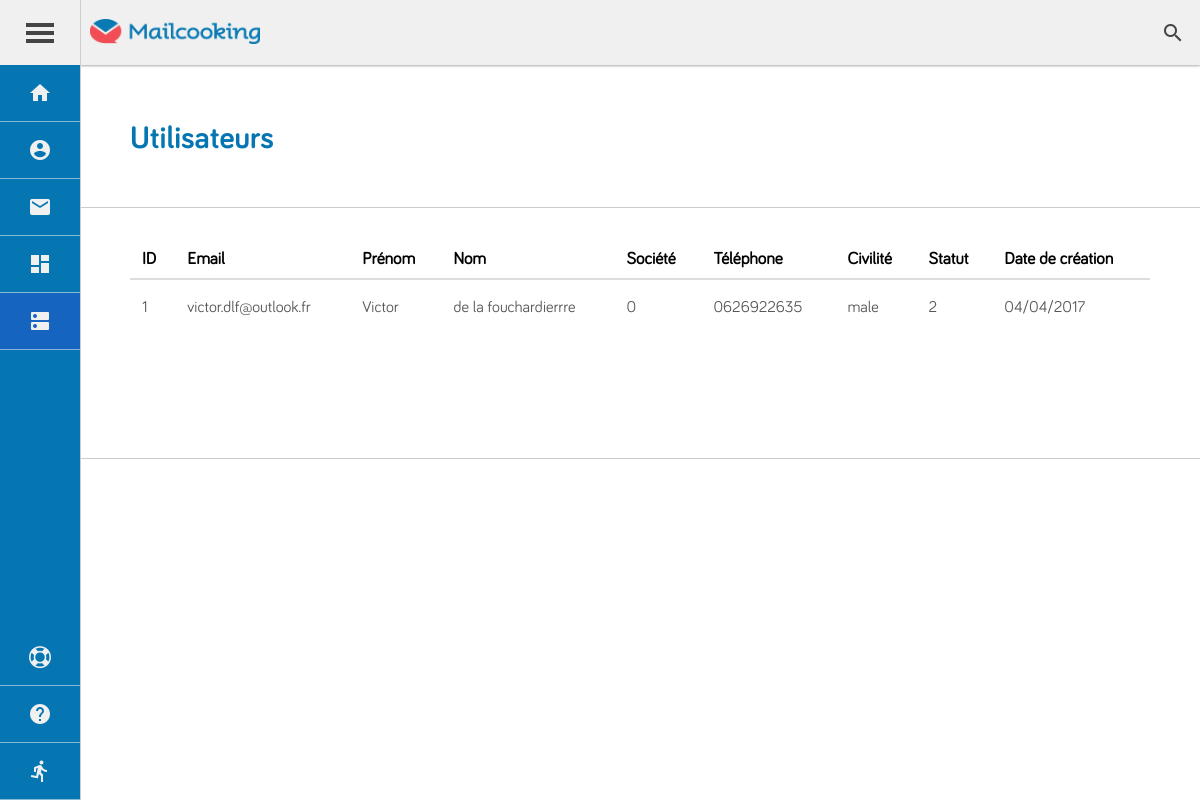
/?module=admin&action=users (signed in), run on an earlier commit of the app's database.
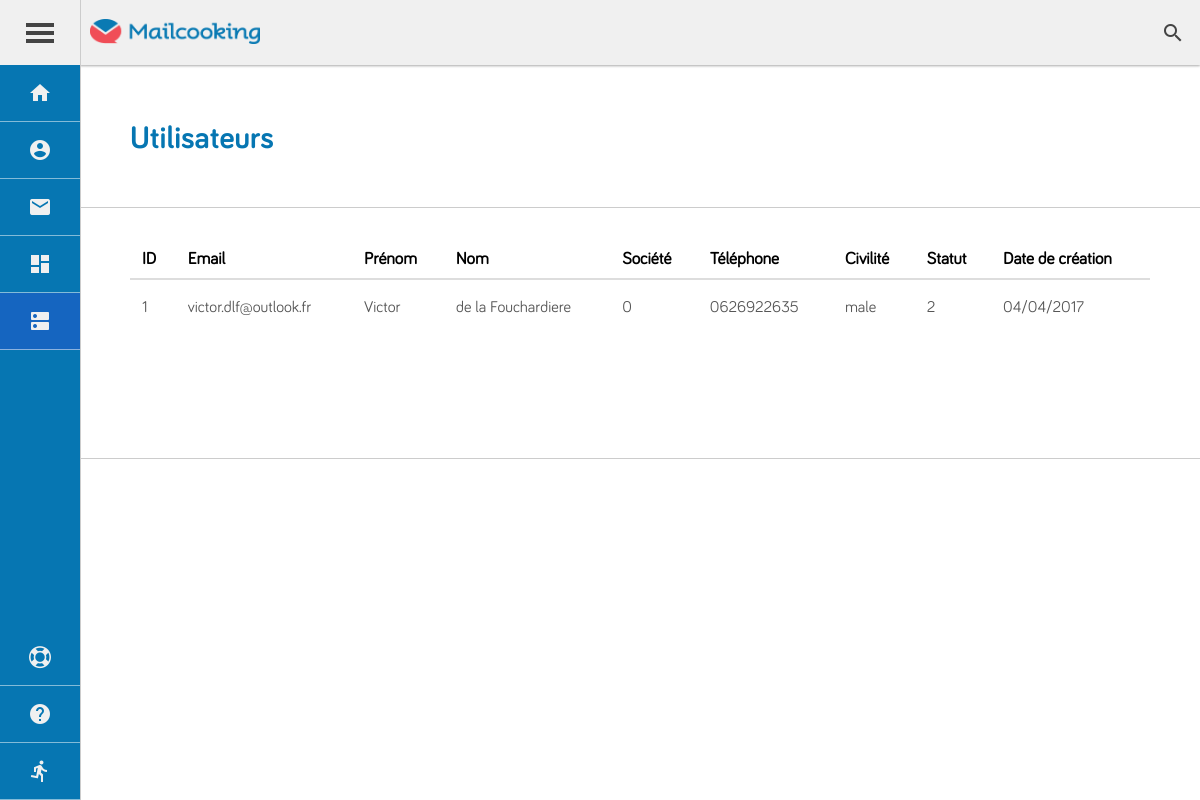
And on a later commit of the database.
### tables this page shows
CREATE TABLE `users` (
  `user_id` int(11) NOT NULL,
  `user_email` varchar(255) NOT NULL,
  `user_password` varchar(255) NOT NULL,
  `user_societe` varchar(450) NOT NULL COMMENT 'Société modifiabale du user',
  `first_name` varchar(255) NOT NULL,
  `last_name` varchar(255) NOT NULL,
  `societe` varchar(255) NOT NULL,
  `nb_phone` varchar(255) NOT NULL,
  `gender` varchar(255) NOT NULL,
  `valide` int(11) NOT NULL,
  `timestamp` timestamp NOT NULL DEFAULT CURRENT_TIMESTAMP
);

### app/controller/admin/users.php (called while the page is built, shortened)
<?php
	$users = selecttable('users',
				array('orderby' => 'timestamp',
					'order' => 'DESC',
			));
	include_once('app/view/admin/users.php');

### core/coremodel.php (called while the page is built, shortened)
<?php
function selecttable($table, $options=array())
{
	global $connexion;
	try
	{
		$sql = 'SELECT * FROM ' . $table;
		if (isset($options['orderby'])) {
			$sql .= ' ORDER BY ' . $options["orderby"];
			if (isset($options["order"])) {
				$sql .= ' ' . $options["order"];
			}
		}
		$query = $connexion->query($sql);
		$data = $query->fetchAll();
		return $data;
	}
	catch (Exception $e)
	{
		die("Erreur SQL : " . $e->getMessage());
	}
}

### app/view/admin/users.php (the view)
<?php
	include("app/view/layout/user/header.php");
?>
<div class="container container_users">
	<div class="block full_block">
		<div class="pannel pannel_heading">
			<div class="row nowrap row-verti-center row-hori-between">
				<div>
					<h1>Utilisateurs</h1>
				</div>
 		</div>
		</div>
	</div>
	<div class="block full_block">
		<div class="pannel pannel_body container_to_table">
			<table class="table_users">
				<thead>
					<tr>
						<th>ID</th>
						<th>Email</th>
						<th>Prénom</th>
						<th>Nom</th>
						<th>Société</th>
						<th>Téléphone</th>
						<th>Civilité</th>
						<th>Statut</th>
						<th>Date de création</th>
					</tr>
				</thead>
				<tbody>
					<?php foreach ($users as $key => $user) {
						$timestamp = new DateTime($user['timestamp']);
						$userDateCreat = $timestamp->format('d/m/Y');
					?>
					<tr>
						<td><?= $user["user_id"]; ?></td>
						<td><?= $user["user_email"]; ?></td>
						<td><?= $user["first_name"]; ?></td>
						<td><?= $user["last_name"]; ?></td>
						<td><?= $user["user_societe"]; ?></td>
						<td><?= $user["nb_phone"]; ?></td>
						<td><?= $user["gender"]; ?></td>
						<td><?= $user["valide"]; ?></td>
						<td><?= $userDateCreat; ?></td>
					</tr>
					<?php } ?>
				</tbody>
			</table>
		</div>
	</div>
</div>
<?php
	include("app/view/layout/user/footer.php");
?>

What changed in the data, as far as the page shows it:
changed users "victor.dlf@outlook.fr": last_name "de la fouchardierrre" → "de la Fouchardiere"
